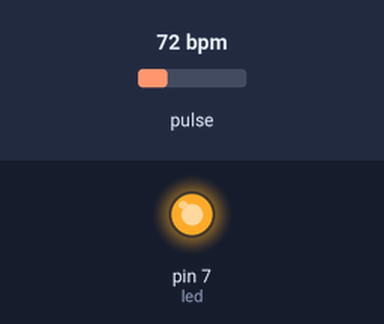
The sketch below on a simulated Arduino Uno, built with avr-gcc and run on an emulated ATmega328P. Parts: output pins drawn as LEDs (lit = HIGH). Inputs (shaded band) come from the test bench; at power-on: pulse 72 bpm. What the sketch prints to the serial monitor is not drawn.

Above: at 0.1 s.
Timing chart, 0 to 1.6 s (numbered marks = the images above):
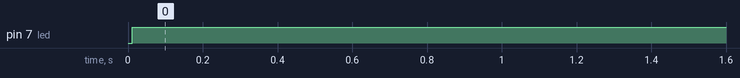

Measured:
- by itself, pin 7 (led): LOW → HIGH at 0.01 s

The sketch:

BluetoothMaster.ino
```cpp
#include <Wire.h>
#include "MAX30105.h"

#include "heartRate.h"
const int led = 7;

MAX30105 particleSensor;

const byte RATE_SIZE = 4; //Increase this for more averaging. 4 is good.
byte rates[RATE_SIZE]; //Array of heart rates
byte rateSpot = 0;
long lastBeat = 0; //Time at which the last beat occurred

float beatsPerMinute;
int beatAvg;

void setup()
{
  Serial.begin(38400);

  // Initialize sensor
  if (!particleSensor.begin(Wire, I2C_SPEED_FAST)) //Use default I2C port, 400kHz speed
  {
    Serial.println("MAX30105 was not found. Please check wiring/power. ");
    while (1);
  }
  Serial.println("Place your index finger on the sensor with steady pressure.");
  pinMode(led, OUTPUT);
  digitalWrite(led, LOW);
  particleSensor.setup(); //Configure sensor with default settings
  particleSensor.setPulseAmplitudeRed(0x0A); //Turn Red LED to low to indicate sensor is running
  particleSensor.setPulseAmplitudeGreen(0); //Turn off Green LED
}

void loop()
{
  long irValue = particleSensor.getIR();

  if (checkForBeat(irValue) == true)
  {
    long delta = millis() - lastBeat;
    lastBeat = millis();

    beatsPerMinute = 60 / (delta / 1000.0);

    if (beatsPerMinute < 255 && beatsPerMinute > 20)
    {
      rates[rateSpot++] = (byte)beatsPerMinute; //Store this reading in the array
      rateSpot %= RATE_SIZE; //Wrap variable

      //Take average of readings
      beatAvg = 0;
      for (byte x = 0 ; x < RATE_SIZE ; x++)
        beatAvg += rates[x];
      beatAvg /= RATE_SIZE;
    }
  }

  if (irValue < 50000){
    Serial.print('0');
    digitalWrite(led, LOW);
  }
  else{
    Serial.print(beatAvg);
    digitalWrite(led,HIGH);
  }
  Serial.println();
  delay(10);
}
```
